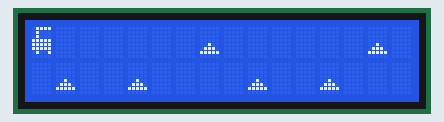
A sketch run on a simulated Arduino Uno, built with avr-gcc and run on an emulated ATmega328P. On the bench: 16×2 character LCD. Random numbers use the default seed unless the sketch sets one.

Above: at 0.1 s.
At 6.1 s:
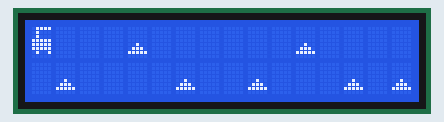
At 10.1 s:
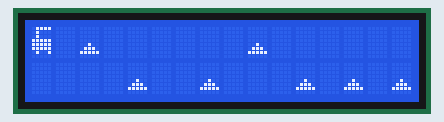
At 14.2 s:
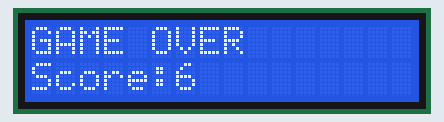
At 27.2 s:
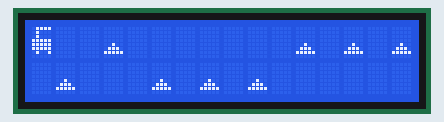
At 38.2 s:
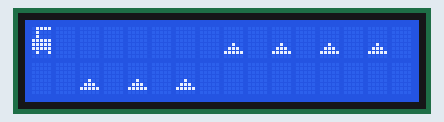

The sketch:

FlexControllerReceive.ino
```cpp
/*
 * Author: Aryan Chawla
 * Name: FlexControllerReceive
 *
 * Function: Receive data in form of boolean from other HM-10 Sensor
 *           and reflects change onto the LCD game
 *
 */

// Receiving data in the form of a struct from transmitter
// Reads from the software UART and prints the received packet


// Library to make a Software UART
#include <SoftwareSerial.h>

//Library to work with the LCD
#include <LiquidCrystal.h>

#define RX 9
#define TX 8
#define BAUDRATE 9600

SoftwareSerial BTSerial(RX, TX); // (RX, TX)

// Struct to hold the data we want to receive
struct Packet {
  int flex;
} pkt; // Instantiate a Packet struct

//Pins for LCD
const int rs = 12, en = 11, d4 = 5, d5 = 4, d6 = 3, d7 = 2;
LiquidCrystal lcd(rs, en, d4, d5, d6, d7);

//Custom Character that User Controls
byte character[8] = {
  0b01111,
  0b01000,
  0b01000,
  0b11111,
  0b11111,
  0b11111,
  0b01001
};

//Custom Character for Spike
byte spike[8] = {
  0b00000,
  0b00000,
  0b00000,
  0b00000,
  0b00100,
  0b01110,
  0b11111
};

//position grid for Spikes and Character
int position_grid[2][16] = {
 { 2, 0, 0, 0, 0, 0, 0, 1, 0, 0, 0, 0, 0, 0, 1, 0 },
 { 0, 1, 0, 0, 1, 0, 0, 0, 0, 1, 0, 0, 1, 0, 0, 0 }
};

//Character Row Position for Easier Access
int character_position = 0;

//Score
int score = 0;

void setup() {

  // Start Serial Monitor for feedback
  Serial.begin(BAUDRATE);

  // HM-10 virtual UART
  BTSerial.begin(BAUDRATE);

  // set up the LCD's number of columns and rows:
  lcd.begin(16, 2);

  //safety clear
  lcd.clear();

  //initializing the custom characters
  lcd.createChar(0, character);
  lcd.createChar(1, spike);

  //first run to create game
  create_game();

}

void loop() {

  // Receive data from the bluetooth
  bluetooth_receive();

  // Necessary forced delay
  delay(2000);

  //move the spikes
  move_spikes();
  //reflect changes to board
  create_game();

}

// Function responsible for receiving data over bluetooth
void bluetooth_receive() {

  // Check the software serial buffer for data to read
  if(BTSerial.available() >= sizeof(Packet)) {

    // Read in the appropriate number of bytes to fit our Packet
    BTSerial.readBytes((byte *) & pkt,sizeof(Packet));

    Serial.print(pkt.flex);

   check_change();

  }

}


//Function to check if the charater needs to change
void check_change() {

  //is muscle flexed? If so change positions for variables
  if (pkt.flex >= 1) {

    if (character_position == 0) {

      lcd.setCursor(0,0);
      lcd.print(" ");
      lcd.setCursor(0,1);
      lcd.write(byte(0));

      character_position = 1;
      position_grid[1][0] = 2;
      position_grid[0][0] = 0;

    }
    else {

      lcd.setCursor(0,1);
      lcd.print(" ");
      lcd.setCursor(0,0);
      lcd.write(byte(0));

      character_position = 0;
      position_grid[1][0] = 0;
      position_grid[0][0] = 2;

    }

  }

}

//using position_grid to write on LCD
void create_game() {

  lcd.clear();
  //check position_grid to see where spikes and characters are placed
  for (int i = 0; i < 2; i++) {

    for (int j = 0; j < 16; j++) {

      if (position_grid[i][j] == 2) {

        lcd.setCursor(j, i);
        lcd.write(byte(0));

      }
      else if (position_grid[i][j] == 1) {

        lcd.setCursor(j, i);
        lcd.write(byte(1));

      }

    }

  }

}

//move spikes to the left and generate new spikes on the right
void move_spikes() {

   //collision detection
  if ((position_grid[0][1] == 1 && character_position == 0) || (position_grid[1][1] == 1 && character_position == 1)) {

    lcd.clear();
    lcd.print("GAME OVER");
    lcd.setCursor(0,1);
    lcd.print("Score:");
    lcd.setCursor(6,1);
    lcd.print(score);
    score = 0;

    delay(5000);

  }
  else {

    position_grid[0][0] = position_grid[0][1];
    position_grid[1][0] = position_grid[1][1];
    position_grid[character_position][0] = 2;

  }

  //move the spikes from 2nd to last column
  for (int i = 0; i < 2; i++) {

    for (int j = 2; j < 16; j++) {

      position_grid[i][j-1] = position_grid[i][j];

    }

  }

  //generate new spikes
  if (position_grid[0][15] == 1 || position_grid[1][15] == 1) {

    position_grid[0][15] = 0;
    position_grid[1][15] = 0;
  }
  else {

    int spike_placer = random(0,2);

    if (spike_placer == 1) {

      position_grid[1][15] = 1;
      position_grid[0][15] = 0;

    }
    else {

      position_grid[1][15] = 0;
      position_grid[0][15] = 1;

    }

  }

  //keeps track of code
  score++;

}
```

Measured:
- what the display in image 1 shows lasts 2.0 s, from 6.1 s to 8.1 s
- what the display in image 3 shows lasts 5.0 s, from 14.1 s to 19.1 s
